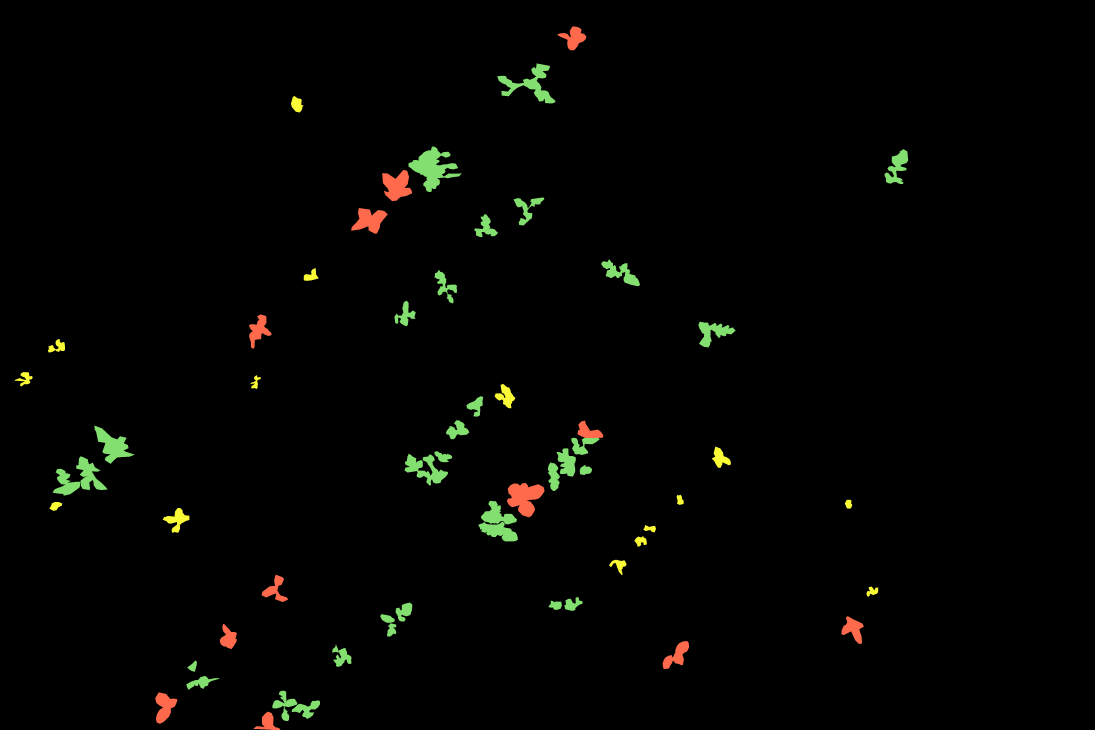
#> input picture task-1-data-preprocessing/assets/sample-cvat-output/mask_cereals_20210921T132014000Z.png, 5472 x 3648 px (shown at 1/5 size)
$ jupyter execute --allow-errors mask-extraction.ipynb
#> lines starting #> are read from the running program, lines starting #| are printed output that depends on the picture; after the words box and inside, x2 and y2 are one past the last pixel; in counts of white or black regions, pixels touching at a corner belong together
[cell 1]
from PIL import Image
import numpy as np
from matplotlib import pyplot as plt
import cv2

[cell 2]
input_path = "assets/sample-cvat-output/cereals_20210921T132014000Z.jpe"
mask_path = "assets/sample-cvat-output/mask_cereals_20210921T132014000Z.png"

[cell 3]
def get_overlay(image, colored_mask):
    overlay = cv2.addWeighted(image, 0.5, colored_mask, 0.65, 0)
    return overlay


def display_images(nrow, ncol, image_names, image_arrays, fig_name, fig_size=(32, 16), ):

    fig, axs = plt.subplots(nrow, ncol, figsize=fig_size, constrained_layout=True)
    axs = axs.flatten()

    for count, ax in enumerate(axs):
        ax.imshow(image_arrays[count])
        ax.set_title(image_names[count])
        ax.grid(False)
        ax.set_yticklabels([])
        ax.set_xticklabels([])

    fig.savefig(fig_name)

## Display RGB Mask

[cell 4]
image_names = ['Original', 'RGB Mask', 'Overlay Image']

#> (the rest of this cell did not finish here and is left out)

## Display Binary Mask of Each Class

[cell 5]
rgb_mask = cv2.imread(mask_path)
#> rgb_mask is the input picture: shape (3648, 5472, 3); mean B, G, R 1.9, 3.9, 3.6
rgb_mask = cv2.cvtColor(rgb_mask, cv2.COLOR_BGR2RGB)
crop_mask = rgb_mask[:, :] == [131,224,112] # green
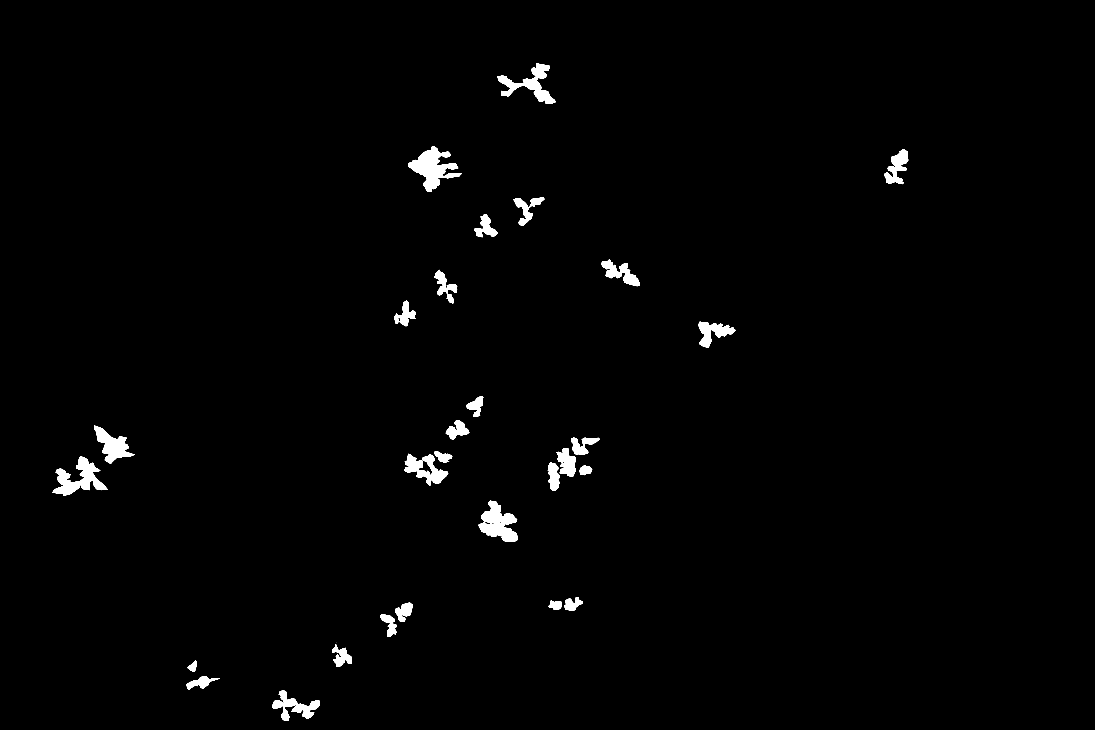
#> crop_mask: shape (3648, 5472, 3) bool (shown at 1/5 size); 1.2% white; 33 white regions (1 under 20 px), largest, box (x1, y1, x2, y2) and area: (2041, 733, 2309, 960) 25177, (2486, 317, 2778, 517) 18090, (472, 2128, 674, 2319) 15812
weed_mask = rgb_mask[:, :] == [255,106,77] # red
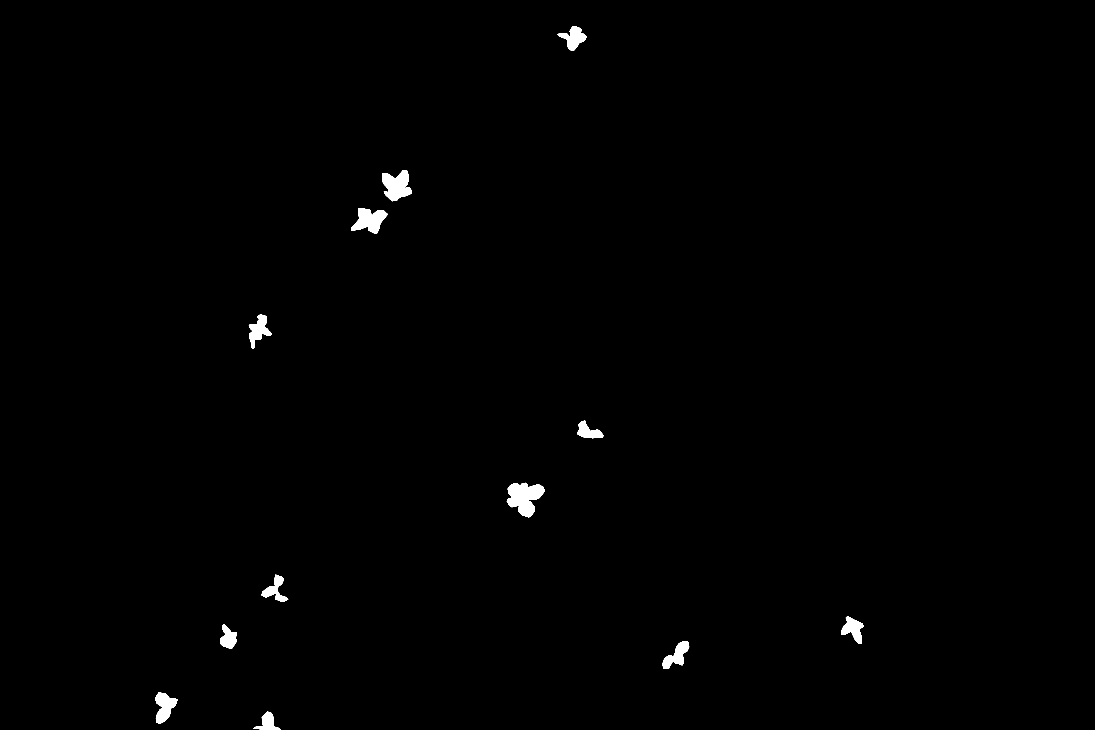
#> weed_mask: shape (3648, 5472, 3) bool (shown at 1/5 size); 0.58% white; 12 white regions, largest, box (x1, y1, x2, y2) and area: (2534, 2414, 2723, 2587) 19714, (1911, 850, 2060, 1006) 14600, (1756, 1040, 1939, 1169) 13169
unhealthy_mask = rgb_mask[:, :] == [250,250,55] # yellow
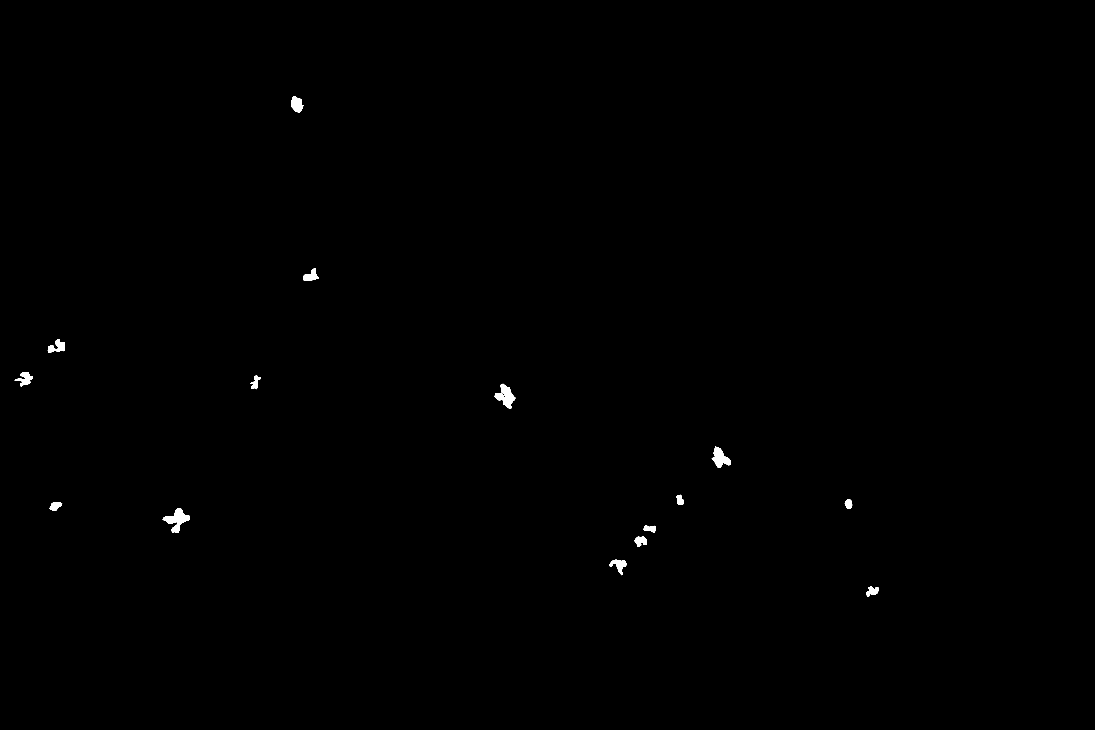
#> unhealthy_mask: shape (3648, 5472, 3) bool (shown at 1/5 size); 0.22% white; 15 white regions, largest, box (x1, y1, x2, y2) and area: (813, 2540, 947, 2665) 6890, (2473, 1919, 2577, 2041) 6022, (3559, 2233, 3655, 2339) 5142

[cell 6]
masks = [crop_mask*255, weed_mask*255, unhealthy_mask*255]
names = ['Crop Mask', 'Weed Mask', 'Unhealthy Mask']
display_images(nrow=1, ncol=3, image_names=names, image_arrays=masks, fig_name='Extracting-Specific-Mask.png')
#> in display_images, `fig.savefig(fig_name)`:
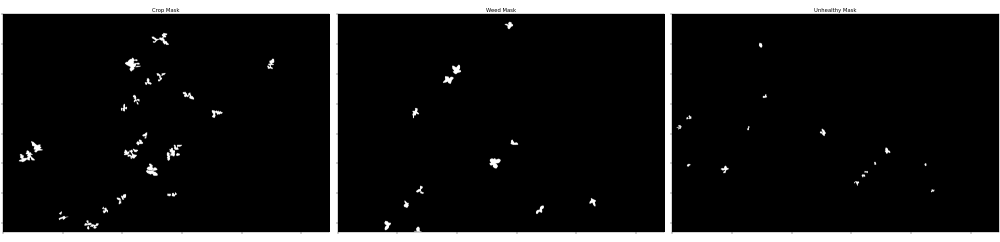
#> figure drawn by matplotlib, 3 panels
